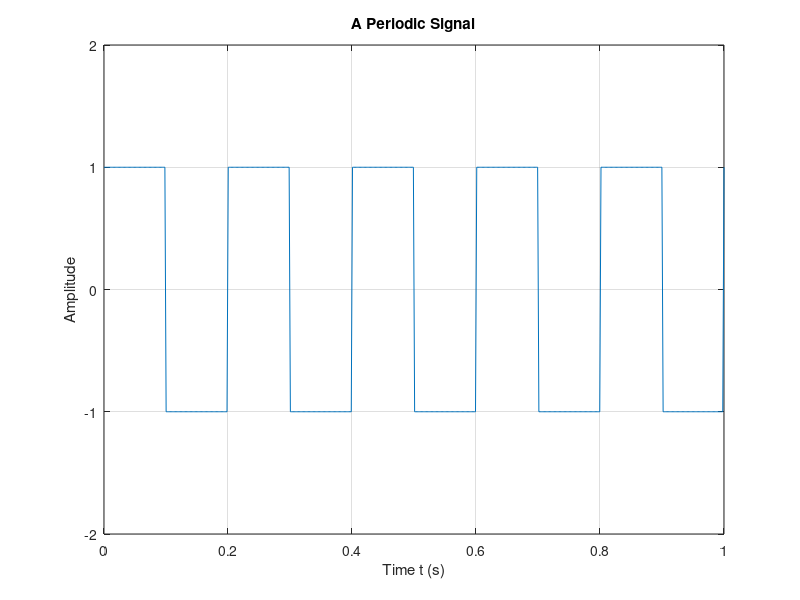

This chart was generated by the following MATLAB code:
%% A Periodic signal (square wave)
t = linspace(0, 1, 500);
plot(t, square(2 * pi * 5 * t));
ylim([-2, 2]);
grid()
title('A Periodic Signal')
xlabel('Time t (s)')
ylabel('Amplitude')

